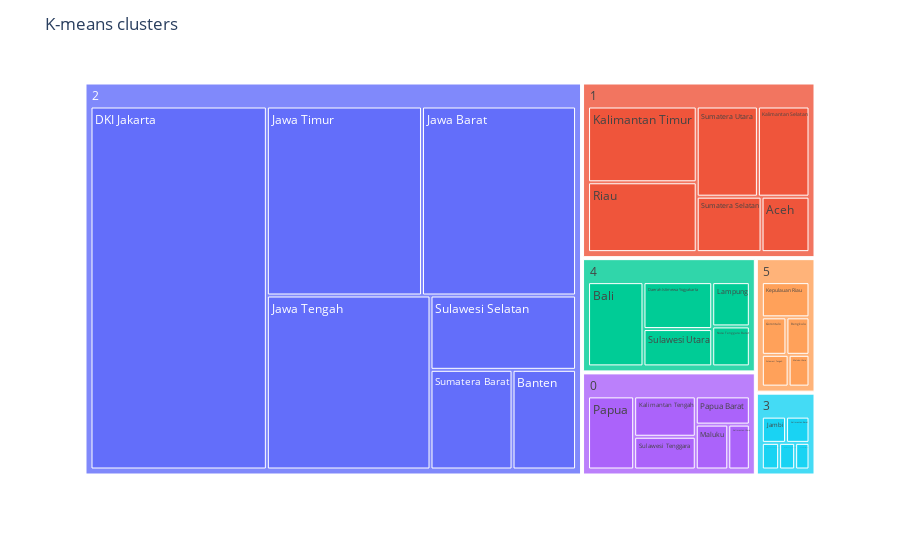

This figure's notebook cell:
### Markdown cell above
Visualisasi dengan Treemap hasil Klasterisasi Provinsi

### Code cell
vis_tmap = px.treemap(t.reset_index(), path=['K-means', ColumnData.province], values=ColumnData.cases)
vis_tmap.update_layout(title='K-means clusters')
vis_tmap.show()

### Figure 1 — Plotly figure (JSON) as saved in the notebook; plotly's stock layout.template omitted (floating-point values rounded to 4 significant figures)
{"data": [{"branchvalues": "total", "domain": {"x": [0, 1], "y": [0, 1]}, "hovertemplate": "labels=%{label}<br>Total Cases=%{value}<br>parent=%{parent}<br>id=%{id}<extra></extra>", "ids": ["1/Aceh", "4/Bali", "2/Banten", "5/Bengkulu", "2/DKI Jakarta", "4/Daerah Istimewa Yogyakarta", "5/Gorontalo", "3/Jambi", "2/Jawa Barat", "2/Jawa Tengah", "2/Jawa Timur", "3/Kalimantan Barat", "1/Kalimantan Selatan", "0/Kalimantan Tengah", "1/Kalimantan Timur", "0/Kalimantan Utara", "3/Kepulauan Bangka Belitung", "5/Kepulauan Riau", "4/Lampung", "0/Maluku", "5/Maluku Utara", "4/Nusa Tenggara Barat", "3/Nusa Tenggara Timur", "0/Papua", "0/Papua Barat", "1/Riau", "3/Sulawesi Barat", "2/Sulawesi Selatan", "5/Sulawesi Tengah", "0/Sulawesi Tenggara", "4/Sulawesi Utara", "2/Sumatera Barat", "1/Sumatera Selatan", "1/Sumatera Utara", "0", "1", "2", "3", "4", "5"], "labels": ["Aceh", "Bali", "Banten", "Bengkulu", "DKI Jakarta", "Daerah Istimewa Yogyakarta", "Gorontalo", "Jambi", "Jawa Barat", "Jawa Tengah", "Jawa Timur", "Kalimantan Barat", "Kalimantan Selatan", "Kalimantan Tengah", "Kalimantan Timur", "Kalimantan Utara", "Kepulauan Bangka Belitung", "Kepulauan Riau", "Lampung", "Maluku", "Maluku Utara", "Nusa Tenggara Barat", "Nusa Tenggara Timur", "Papua", "Papua Barat", "Riau", "Sulawesi Barat", "Sulawesi Selatan", "Sulawesi Tengah", "Sulawesi Tenggara", "Sulawesi Utara", "Sumatera Barat", "Sumatera Selatan", "Sumatera Utara", "0", "1", "2", "3", "4", "5"], "name": "", "parents": ["1", "4", "2", "5", "2", "4", "5", "3", "2", "2", "2", "3", "1", "0", "1", "0", "3", "5", "4", "0", "5", "4", "3", "0", "0", "1", "3", "2", "5", "0", "4", "2", "1", "1", "", "", "", "", "", ""], "type": "treemap", "values": [8746, 17593, 18170, 3603, 183735, 12155, 3841, 3227, 83579, 81716, 84152, 3118, 15303, 9740, 27076, 3794, 2337, 6995, 6276, 5722, 2771, 5664, 2167, 13216, 5979, 24966, 1941, 31047, 3552, 7907, 9671, 23464, 11826, 18149, 46358, 106066, 505863, 12790, 51359, 20762]}], "layout": {"autosize": true, "legend": {"tracegroupgap": 0}, "margin": {"t": 60}, "title": {"text": "K-means clusters"}}}
